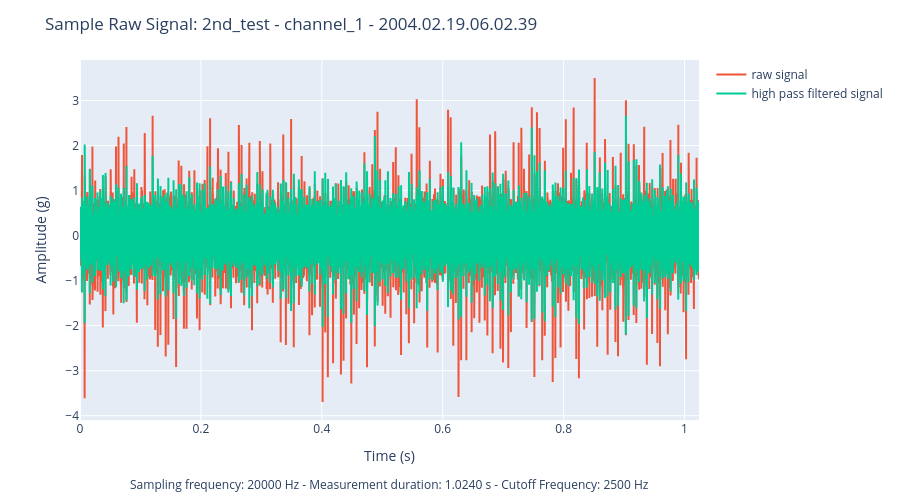
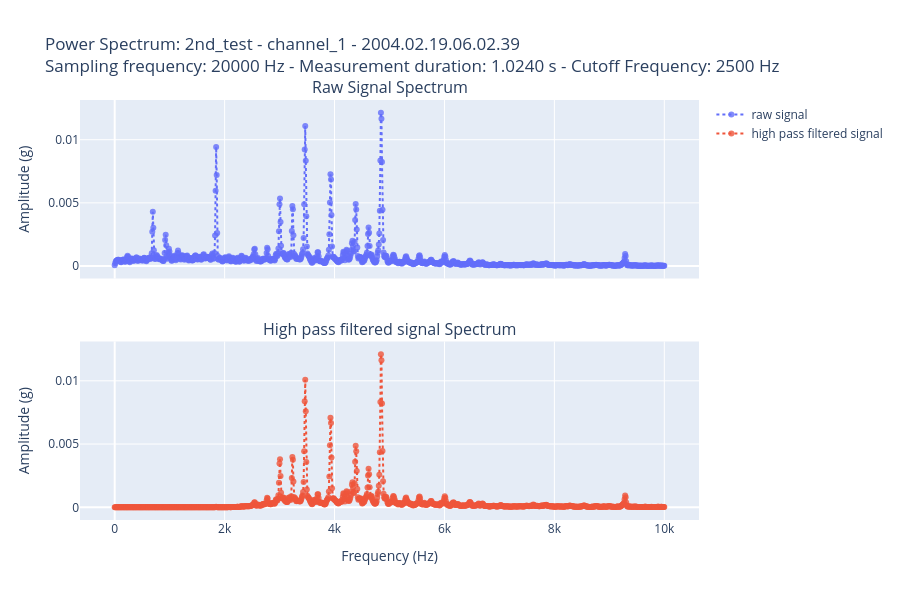

The code cell stored with these charts, in order, in its notebook:
### Markdown cell above
A high-pass filter (HPF) is an electronic filter that passes signals with a frequency higher than a certain cutoff frequency and attenuates signals with frequencies lower than the cutoff frequency. (Source: Wikipedia)

### Code cell
HIGH_PASS_CUTOFF_FREQUENCY = 2500

high_pass_filtered_signal = high_pass_filter(signal=sample_signal, sampling_frequency=SAMPLING_FREQUENCY, cutoff_frequency=HIGH_PASS_CUTOFF_FREQUENCY)

sample_power_spectrum_signal = power_spectrum(signal=sample_signal, sampling_frequency=SAMPLING_FREQUENCY)
high_pass_filtered_power_spectrum_signal = power_spectrum(signal=high_pass_filtered_signal, sampling_frequency=SAMPLING_FREQUENCY)


plot_signals_and_spectra(sample_signal, high_pass_filtered_signal, sample_power_spectrum_signal, high_pass_filtered_power_spectrum_signal,
                      TEST, CHANNEL, measurement_recording_date_time, SAMPLING_FREQUENCY, measurement_duration,
                      high_cutoff_frequency=HIGH_PASS_CUTOFF_FREQUENCY, filter_label='high pass filtered signal')

### Figure 1 — Plotly figure (JSON) as saved in the notebook; plotly's stock layout.template omitted (floating-point values rounded to 4 significant figures; data arrays with more than 128 entries replaced by an {"elided": "..."} marker saying what was removed)
{"data": [{"hovertemplate": "<extra></extra>", "legendgroup": "", "line": {"color": "#636efa", "dash": "solid"}, "marker": {"symbol": "circle"}, "mode": "lines", "name": "", "orientation": "v", "showlegend": false, "type": "scatter", "xaxis": "x", "yaxis": "y"}, {"mode": "lines", "name": "raw signal", "type": "scatter", "x": {"elided": "20480 float values"}, "y": {"elided": "20480 float values"}}, {"mode": "lines", "name": "high pass filtered signal", "type": "scatter", "x": {"elided": "20480 float values"}, "y": {"elided": "20480 float values"}}], "layout": {"annotations": [{"showarrow": false, "text": "Sampling frequency: 20000 Hz - Measurement duration: 1.0240 s - Cutoff Frequency: 2500 Hz", "x": 0.5, "xanchor": "center", "xref": "paper", "y": -0.15, "yanchor": "top", "yref": "paper"}], "height": 500, "hovermode": "x unified", "legend": {"tracegroupgap": 0}, "margin": {"t": 60}, "title": {"text": "Sample Raw Signal: 2nd_test - channel_1 - 2004.02.19.06.02.39"}, "xaxis": {"anchor": "y", "domain": [0, 1], "title": {"text": "Time (s)"}}, "yaxis": {"anchor": "x", "domain": [0, 1], "title": {"text": "Amplitude (g)"}}}}

### Figure 2 — Plotly figure (JSON) as saved in the notebook; plotly's stock layout.template omitted (floating-point values rounded to 4 significant figures; data arrays with more than 128 entries replaced by an {"elided": "..."} marker saying what was removed)
{"data": [{"line": {"dash": "dot"}, "marker": {"opacity": 0.8, "size": 6, "symbol": "circle"}, "mode": "lines+markers", "name": "raw signal", "type": "scatter", "x": {"elided": "1025 float values"}, "xaxis": "x", "y": {"elided": "1025 float values"}, "yaxis": "y"}, {"line": {"dash": "dot"}, "marker": {"opacity": 0.8, "size": 6, "symbol": "circle"}, "mode": "lines+markers", "name": "high pass filtered signal", "type": "scatter", "x": {"elided": "1025 float values"}, "xaxis": "x2", "y": {"elided": "1025 float values"}, "yaxis": "y2"}], "layout": {"annotations": [{"font": {"size": 16}, "showarrow": false, "text": "Raw Signal Spectrum", "x": 0.5, "xanchor": "center", "xref": "paper", "y": 1, "yanchor": "bottom", "yref": "paper"}, {"font": {"size": 16}, "showarrow": false, "text": "High pass filtered signal Spectrum", "x": 0.5, "xanchor": "center", "xref": "paper", "y": 0.425, "yanchor": "bottom", "yref": "paper"}], "height": 600, "hovermode": "x unified", "hoversubplots": "axis", "title": {"text": "Power Spectrum: 2nd_test - channel_1 - 2004.02.19.06.02.39<br>Sampling frequency: 20000 Hz - Measurement duration: 1.0240 s - Cutoff Frequency: 2500 Hz"}, "xaxis": {"anchor": "y", "domain": [0, 1], "matches": "x2", "showticklabels": false}, "xaxis2": {"anchor": "y2", "domain": [0, 1], "title": {"text": "Frequency (Hz)"}}, "yaxis": {"anchor": "x", "domain": [0.575, 1], "title": {"text": "Amplitude (g)"}}, "yaxis2": {"anchor": "x2", "domain": [0, 0.425], "title": {"text": "Amplitude (g)"}}}}
